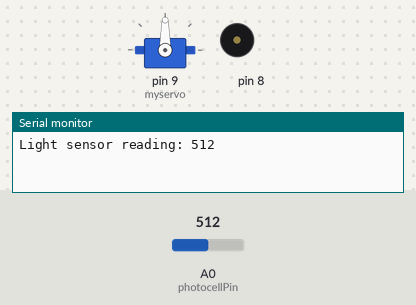
A sketch run on a simulated Arduino Uno, built with avr-gcc and run on an emulated ATmega328P. Shown: servo, buzzer (waves = sounding), the last lines printed to the serial monitor. The test bench sets the inputs (shaded band); at power-on: A0 (photocellPin) = 512.

Above: at 0.1 s.
At 14.66 s:
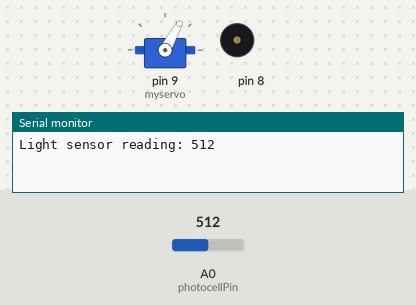
At 17.38 s:
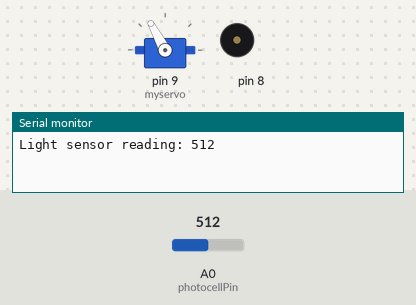
At 34.7 s:
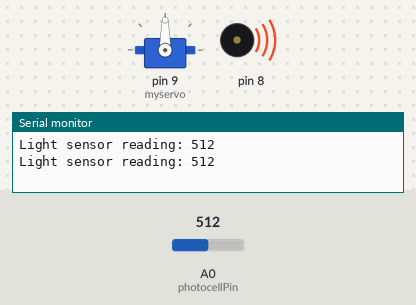
Timing chart, 0 to 40.0 s (numbered marks = the images above):
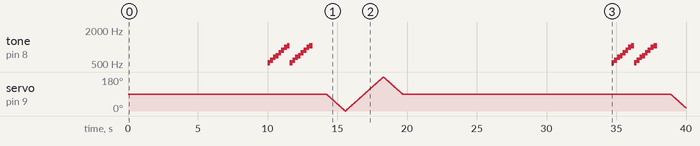

The sketch:

Suki_Arduino_Sketch.ino
```cpp
#include "pitches.h"
#include <Servo.h>

const int photocellPin = 0; //sets pin that will be receiving and writing to the serial monitor the light readings
int photocellReading;       //creates the variable the sensor will read to and print on monitor
int duration =250;          //duration between each note of the scale to be played
int melody[] = {NOTE_C5, NOTE_D5, NOTE_E5, NOTE_F5, NOTE_G5, NOTE_A5, NOTE_B5, NOTE_C6};  //C major scale that will play twice when triggered
Servo myservo;
int pos = 90;               //sets initial servo position to 90

void setup(void)
{
  Serial.begin(9600);
  myservo.attach(9);
}

void loop(void)
{
  photocellReading = analogRead(photocellPin);
  Serial.print("Light sensor reading: ");
  Serial.println(photocellReading);
  if(photocellReading >= 18)                                  //the sensor will take a reading each second and if it is 18 or above, the below will be triggered
  {
    delay(10000);                                             //wait 10 seconds first because of the delay with the camera
    for(int repetitions = 0; repetitions < 2; repetitions++)  //sets the repetitions of the scale to be 2
    {
      for (int thisNote = 0; thisNote < 8; thisNote++)        //plays all 8 notes in the scale
      {
        tone(8, melody[thisNote], duration);
        delay(200);
      }
    }
  delay(1000);

for(pos = 90; pos >= 0; pos-=1){                              //servo will move in 1 degree increments down to 0 from 90, the servo movements are what dispenses the treat
    myservo.write(pos);
    delay(15);
  }
for (pos = 0; pos <= 180; pos += 1) {                        //servo will move in 1 degree increments to 180
  myservo.write(pos);
  delay(15);
  }
for (pos = 180; pos >= 90; pos -= 1) {                       //servo will move in 1 degree increments back to 90
    myservo.write(pos);
    delay(15);
  }

delay(5000);                                                  //after triggering, it will wait an additional 5 seconds to see if the camera is still in use
  }
  else
  {
  delay(1000);                                                //the light sensor will check the light level every second, any shorter and there could be flashes that trigger everything
  }
}
```

Measured:
- by itself, tone on pin 8: plays 523 Hz for 0.20 s, 587 Hz for 0.20 s, 659 Hz for 0.20 s, 698 Hz for 0.20 s, 784 Hz for 0.20 s, 880 Hz for 0.20 s … (32 notes in this stretch)
